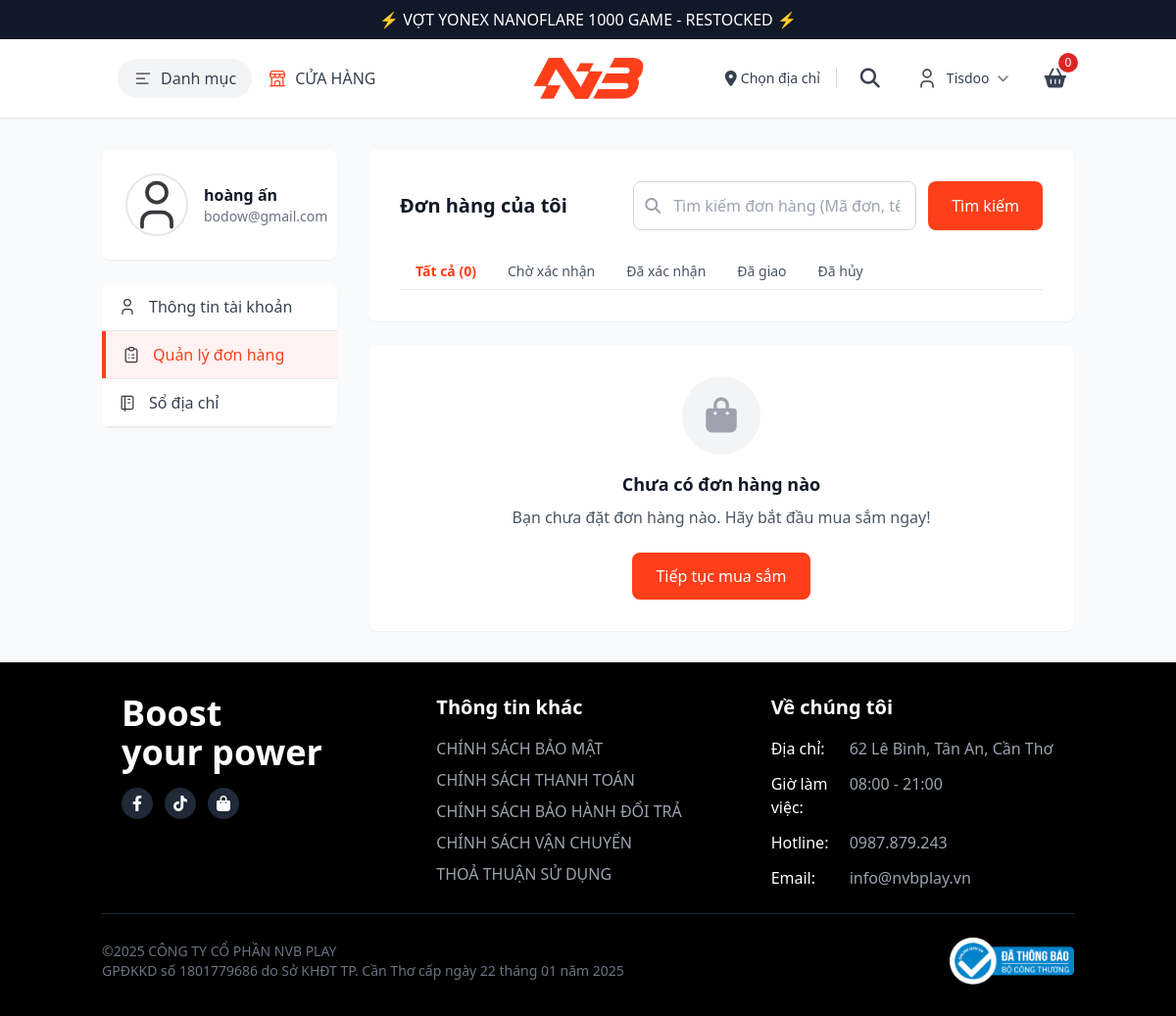
Page /view/my-account/orders.php (signed in) on the committed database.
### tables this page shows
CREATE TABLE `users` (
  `User_id` int(11) NOT NULL,
  `Username` varchar(50) NOT NULL,
  `password` varchar(255) NOT NULL,
  `Ho_ten` varchar(100) DEFAULT NULL,
  `email` varchar(100) DEFAULT NULL,
  `SDT` varchar(15) DEFAULT NULL,
  `role` tinyint(1) DEFAULT 0,
  `status` tinyint(1) DEFAULT 1,
  `created_at` datetime DEFAULT current_timestamp()
);

### view/my-account/orders.php (the view, shortened to what the rows shown need)
<?php
require_once '../../control/check_remember_login.php';
$user_id = (int) $_SESSION['user_id'];
$stmt = $conn->prepare("SELECT User_id, username, ho_ten, email, SDT FROM users WHERE User_id = ?");
$stmt->bind_param("i", $user_id);
$stmt->execute();
$user_info = $stmt->get_result()->fetch_assoc();
$is_logged_in = true;
$user_info = [
    'user_id' => $_SESSION['user_id'] ?? '',
    'username' => $_SESSION['username'] ?? '',
    'ho_ten' => $_SESSION['ho_ten'] ?? '',
    'email' => $_SESSION['email'] ?? '',
    'role' => $_SESSION['role'] ?? 0
];
?>
<!DOCTYPE html>
<html lang="vi">
<head>
    <script src="https://cdn.tailwindcss.com"></script>
    <link rel="stylesheet" href="https://cdnjs.cloudflare.com/ajax/libs/font-awesome/6.4.0/css/all.min.css">
</head>
<body class="font-sans antialiased bg-gray-50">
    <div id="wrapper" class="min-h-screen flex flex-col">
        <header id="header" class="sticky top-0 z-40 bg-white shadow-sm">
            <div class="header-wrapper">
                <div id="masthead" class="py-2 md:py-3 border-b">
                    <div class="container mx-auto px-4">
                        <div id="defaultHeader" class="grid grid-cols-[1fr,auto,1fr] items-center gap-0 relative">
                            <div class="flex items-center justify-end">
                                <div class="hidden md:flex items-center space-x-4">
                                    <div class="user-dropdown relative">
                                        <?php if ($is_logged_in): ?>
                                            <button id="userToggle"
                                                class="flex items-center space-x-2 hover:bg-gray-100 px-3 py-2 rounded-lg transition">
                                                <img src="../../img/icons/account.svg" class="w-6 h-6" alt="Account">
                                                <span
                                                    class="text-sm font-medium text-gray-700"><?php echo htmlspecialchars($user_info['username']); ?></span>
                                                <i class="fas fa-chevron-down text-xs text-gray-500"></i>
                                            </button>
                                        <?php endif; ?>
                                    </div>
                                </div>
                            </div>
                        </div>
                    </div>
                </div>
        </header>
        <main class="flex-1">
            <div class="container mx-auto px-4 py-4 md:py-8">
                <div class="flex flex-col lg:flex-row gap-4 md:gap-8">
                    <div class="lg:w-1/4">
                        <div class="bg-white rounded-lg shadow-sm p-4 md:p-6 mb-4 md:mb-6">
                            <div class="flex items-center space-x-3 md:space-x-4">
                                <div class="flex-1">
                                    <h3 class="font-semibold text-gray-900">
                                        <?php echo htmlspecialchars($user_info['ho_ten'] ?? 'Khách hàng'); ?>
                                    </h3>
                                    <p class="text-sm text-gray-500">
                                        <?php echo htmlspecialchars($user_info['email'] ?? ''); ?>
                                    </p>
                                </div>
                            </div>
                        </div>
                    </div>
                </div>
            </div>
        </main>
    </div>
</body>
</html>

### rows in the picture
users: Username "Tisdoo", Ho_ten "hoàng ấn", email "bodow@gmail.com"

### other values in the picture
$cart_count "0"
$total_orders "0"
